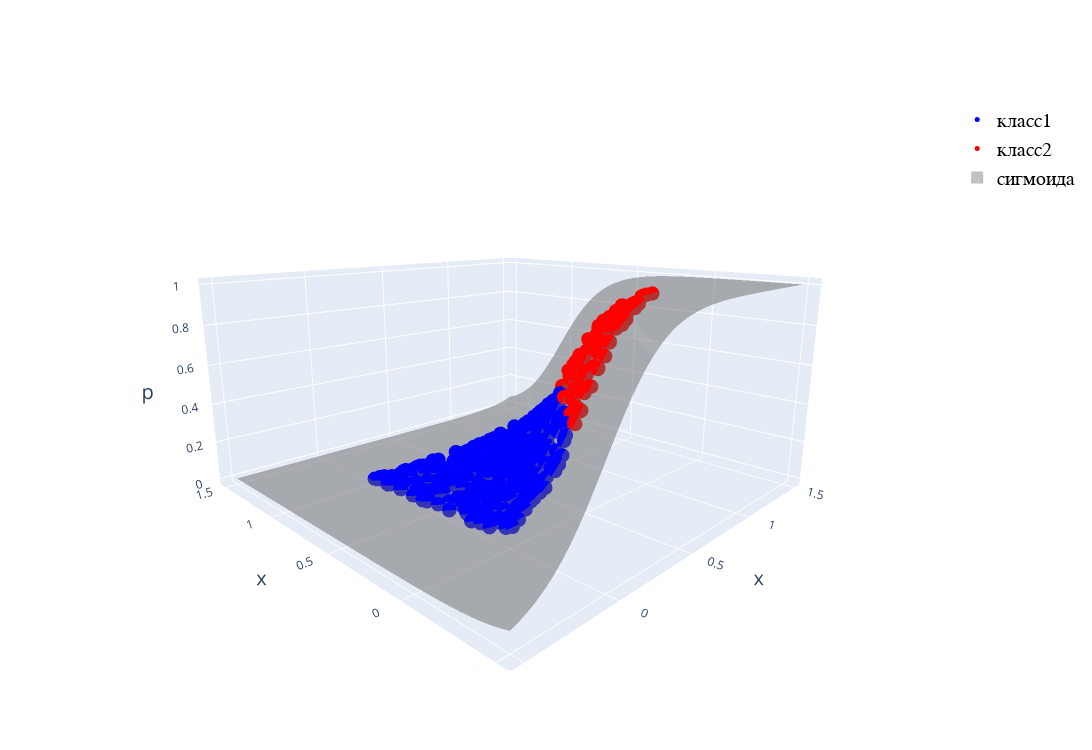

Write notebook code for a chart like this one.
### Markdown cell above
## Нанесем двумерную сигмоиду

### Code cell
from plotly.subplots import make_subplots

x1 = np.linspace(-0.5, 1.5, 50)
x2 = np.linspace(-0.5, 1.5, 50)

x1, x2 = np.meshgrid(x1,x2)
pp = sim_fun(x1*model.coef_[0,0] + x2*model.coef_[0,1] + model.intercept_[0])

i_ind, j_ind, k_ind = visualisations.get_meshtraces(x1)

fig = make_subplots(
    rows=1, cols=1,
    specs=[[{"type": "mesh3d"}]]
)

fig.append_trace(
    go.Scatter3d(
        x = X[np.invert(Y), 0].flatten(),
        y = X[np.invert(Y), 1].flatten(),
        z = model.predict_proba(X[np.invert(Y), :])[:,1].flatten(),
        marker = {'size':5, 'color':'#0000ff'},
        name = 'класс1',
        mode = 'markers',
    ),
    row = 1,col = 1
)


fig.append_trace(
    go.Scatter3d(
        x = X[Y, 0].flatten(),
        y = X[Y, 1].flatten(),
        z = model.predict_proba(X[Y, :])[:,1].flatten(),
        marker = {'size':5, 'color':'red'},
        name = 'класс2',
        mode = 'markers'
    ),
    row = 1,col = 1
)

fig.append_trace(
    go.Mesh3d(    
        x=x1.ravel(),
        y=x2.ravel(),
        z=pp.ravel(),
        opacity=0.5, color='gray',
        colorbar_thickness=25, 
        flatshading=True,
        showlegend = True,
        name = 'сигмоида',
        i = i_ind, j = j_ind, k = k_ind
    ),
    row = 1,col = 1
)


fig.update_layout(
    height=750, width=1500
)

fig.layout.scene1.camera.eye=dict(x=-1.4, y=-1.4, z=0.5) 

fig.layout.scene1.xaxis=dict(title_text = "x", titlefont = {'size':20}) 
fig.layout.scene1.yaxis=dict(title_text = "x", titlefont = {'size':20}) 
fig.layout.scene1.zaxis=dict(title_text = "p", titlefont = {'size':20}) 
fig.update_layout(    
    legend=dict(
        font=dict(
            family="Courier",
            size=20,
            color="black",
        )
    )
)

fig.show()
fig.write_image('pictures/scatter3d_with_sigmoid.png')

### Figure 1 — Plotly figure (JSON) as saved in the notebook; plotly's stock layout.template omitted (floating-point values rounded to 4 significant figures; data arrays with more than 128 entries replaced by an {"elided": "..."} marker saying what was removed)
{"data": [{"marker": {"color": "#0000ff", "size": 5}, "mode": "markers", "name": "класс1", "scene": "scene", "type": "scatter3d", "x": {"elided": "493 float values"}, "y": {"elided": "493 float values"}, "z": {"elided": "493 float values"}}, {"marker": {"color": "red", "size": 5}, "mode": "markers", "name": "класс2", "scene": "scene", "type": "scatter3d", "x": [0.9701, 0.8734, 0.8242, 0.8899, 0.9204, 0.9085, 0.7179, 0.7042, 0.9002, 0.679, 0.8258, 0.8791, 0.5641, 0.6147, 0.9585, 0.9691, 0.9663, 0.8994, 0.9224, 0.9964, 0.6935, 0.9471, 0.741, 0.7584, 0.8722, 0.598, 0.6157, 0.7041, 0.5692, 0.5356, 0.9698, 0.9068, 0.8936, 0.9315, 0.5525, 0.9348, 0.8138, 0.9625, 0.9993, 0.838, 0.9948, 0.7852, 0.5326, 0.8791, 0.9906, 0.986, 0.7623, 0.469, 0.5895, 0.6842, 0.9807, 0.4379, 0.6655, 0.8177, 0.9202, 0.9406, 0.8593, 0.998, 0.4569, 0.9313, 0.9483, 0.8794, 0.9168, 0.7029, 0.7303, 0.9247, 0.8427, 0.9926, 0.7902, 0.8823, 0.6881, 0.8228, 0.6552, 0.8605, 0.7447, 0.6873, 0.9785, 0.7692, 0.9628, 0.6442, 0.6605, 0.5952, 0.5447, 0.7945, 0.9766, 0.9216, 0.8993, 0.8908, 0.9969, 0.9158, 0.9722, 0.8693, 0.5538, 0.8531, 0.8445, 0.9183, 0.8026, 0.4752, 0.7474, 0.9457, 0.7583, 0.5393, 0.7475, 0.6893, 0.9932, 0.733, 0.8682], "y": [0.3211, 0.1541, 0.05462, 0.07298, 0.08055, 0.05797, 0.2785, 0.1907, 0.1271, 0.2247, 0.2393, 0.3421, 0.07808, 0.003968, 0.4819, 0.4651, 0.3769, 0.2454, 0.1016, 0.07026, 0.03923, 0.5416, 0.007067, 0.03885, 0.3088, 0.1625, 0.1375, 0.2429, 0.1621, 0.1121, 0.2131, 0.3468, 0.4419, 0.1506, 0.04027, 0.2186, 0.1226, 0.2465, 0.5415, 0.3032, 0.3382, 0.02381, 0.01469, 0.376, 0.1922, 0.0741, 0.001465, 0.01678, 0.02248, 0.2025, 0.2946, 0.02462, 0.1072, 0.08604, 0.4666, 0.3414, 0.1909, 0.4072, 0.04638, 0.224, 0.2028, 0.01558, 0.3871, 0.1086, 0.2711, 0.2972, 0.0107, 0.3068, 0.1767, 0.2376, 0.1656, 0.2301, 0.2225, 0.3835, 0.2261, 0.03532, 0.1804, 0.1338, 0.1733, 0.1644, 0.1764, 0.02596, 0.1377, 0.0497, 0.4882, 0.06485, 0.3354, 0.3842, 0.05459, 0.3019, 0.4429, 0.06944, 0.1496, 0.1945, 0.05135, 0.1019, 0.4019, 0.02795, 0.01408, 0.2151, 0.05416, 0.09781, 0.2595, 0.2168, 0.01848, 0.09443, 0.179], "z": [0.7522, 0.8228, 0.8629, 0.8938, 0.9065, 0.9118, 0.4566, 0.5689, 0.8657, 0.479, 0.6737, 0.6047, 0.5263, 0.704, 0.5151, 0.5566, 0.6785, 0.7574, 0.8961, 0.9426, 0.7566, 0.4078, 0.8349, 0.8225, 0.6425, 0.4498, 0.5148, 0.4897, 0.4073, 0.4314, 0.854, 0.6379, 0.4767, 0.8713, 0.5658, 0.8203, 0.7962, 0.8203, 0.4868, 0.6014, 0.7609, 0.8568, 0.5742, 0.5546, 0.8829, 0.9377, 0.8563, 0.4743, 0.6456, 0.5207, 0.7919, 0.4155, 0.6337, 0.8333, 0.4797, 0.6913, 0.7729, 0.6806, 0.4116, 0.8121, 0.8452, 0.918, 0.5943, 0.6834, 0.4869, 0.7267, 0.9021, 0.7917, 0.7086, 0.7467, 0.5821, 0.682, 0.4461, 0.515, 0.5768, 0.7539, 0.8827, 0.7353, 0.8772, 0.5175, 0.5241, 0.6487, 0.4071, 0.844, 0.5331, 0.9148, 0.6434, 0.56, 0.9477, 0.7098, 0.5942, 0.8835, 0.4029, 0.7624, 0.8792, 0.8936, 0.3996, 0.4667, 0.8343, 0.8329, 0.8084, 0.4585, 0.5308, 0.5068, 0.9567, 0.7388, 0.7944]}, {"color": "gray", "colorbar": {"thickness": 25}, "flatshading": true, "i": {"elided": "4802 int values"}, "j": {"elided": "4802 int values"}, "k": {"elided": "4802 int values"}, "name": "сигмоида", "opacity": 0.5, "scene": "scene", "showlegend": true, "type": "mesh3d", "x": {"elided": "2500 float values"}, "y": {"elided": "2500 float values"}, "z": {"elided": "2500 float values"}}], "layout": {"height": 750, "legend": {"font": {"color": "black", "family": "Courier", "size": 20}}, "scene": {"camera": {"eye": {"x": -1.4, "y": -1.4, "z": 0.5}}, "domain": {"x": [0, 1], "y": [0, 1]}, "xaxis": {"title": {"font": {"size": 20}, "text": "x"}}, "yaxis": {"title": {"font": {"size": 20}, "text": "x"}}, "zaxis": {"title": {"font": {"size": 20}, "text": "p"}}}, "width": 1500}}
